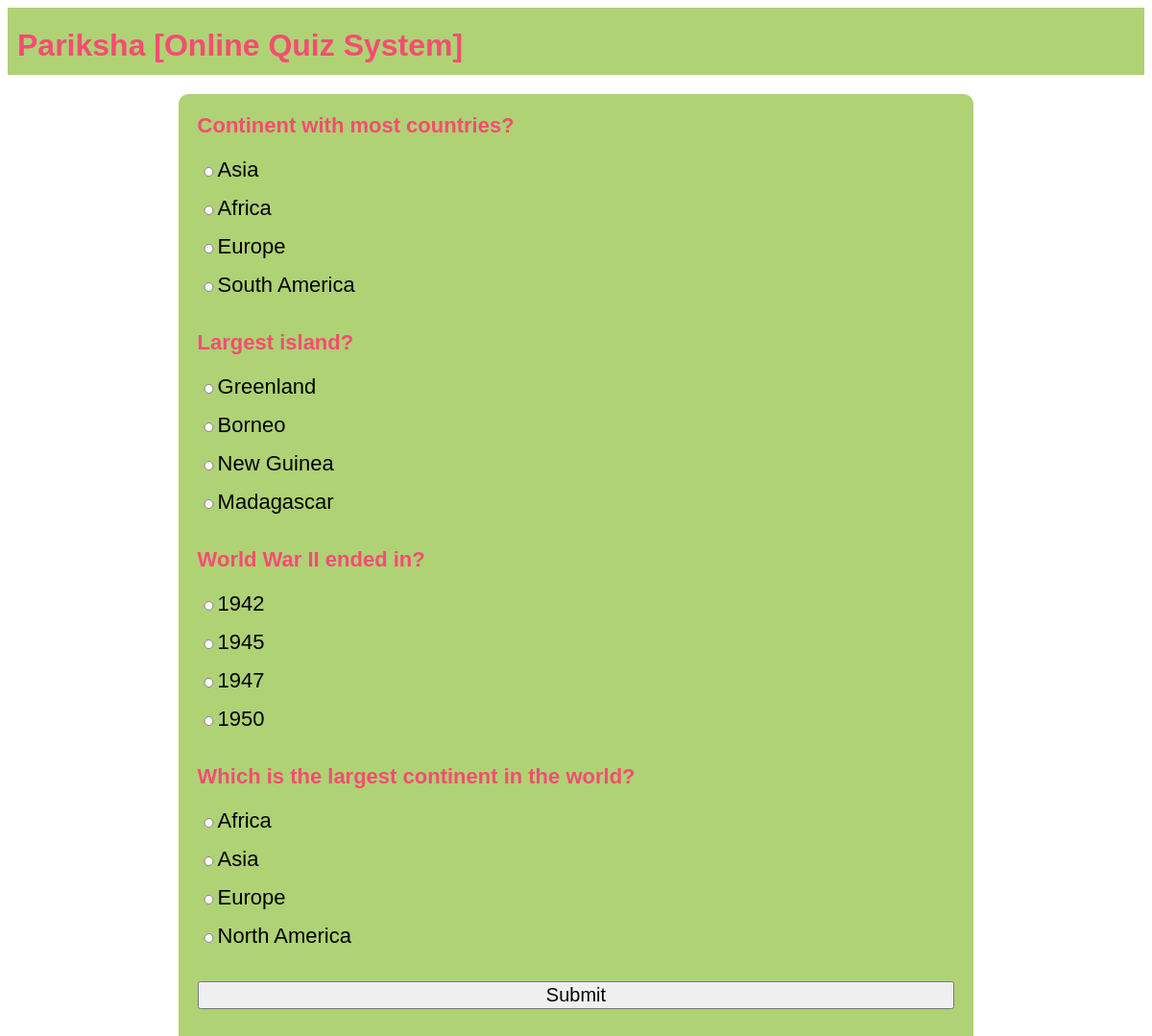
Screenshot of /ots/test-paper?n=4 with the database file from the repository.
### ots/models.py (models this page shows, shortened)
class Question(models.Model):
    qid=models.BigAutoField(primary_key=True,auto_created=True)
    que=models.TextField()
    a=models.CharField(max_length=255)
    b=models.CharField(max_length=255)
    c=models.CharField(max_length=255)
    d=models.CharField(max_length=255)
    ans=models.CharField(max_length=2)

### ots/views.py (the view)
# urls.py: path('test-paper',testpaper,name='testpaper'),
def testpaper(req):
    if ('name' not in req.session.keys()):
        res=HttpResponseRedirect('login')
    n=int(req.GET['n'])
    question_pool=list(Question.objects.all())
    random.shuffle(question_pool)
    questions_list=question_pool[:n]
    context={'questions':questions_list}
    res=render(req,'test_paper.html',context)
    return res

### ots/templates/test_paper.html (shortened to what this page needs)
{% extends "main.html" %}
{% block content %}
    <form action="{% url 'ots:calculateTest' %}" method="POST">
        {% for question in questions %}
        <div class="full-que">
                <div class="question">
                <b>{{question.que}}</b>
            </div>
            <div class="options"><input type="radio" name="q{{question.qid}}" value="A">{{question.a}}</div>
            <div class="options"><input type="radio" name="q{{question.qid}}" value="B">{{question.b}}</div>
            <div class="options"><input type="radio" name="q{{question.qid}}" value="C">{{question.c}}</div>
            <div class="options"><input type="radio" name="q{{question.qid}}" value="D">{{question.d}}</div>
        </div>
        {% endfor %}
        <div>
            <button type="submit">Submit</button>
        </div>
    </form>
{% endblock %}

### ots/static/theme.css (style rules this page uses)
* { font-family: 'Gill Sans', 'Gill Sans MT', Calibri, 'Trebuchet MS', sans-serif; }

### ots/static/formstyle.css (style rules this page uses)
form { box-sizing: border-box; padding: 20px; border-radius: 10px; background-color: #AFD275; display: table; width: 100%; }
input { display: block; width: 100%; margin-bottom: 20px; height: 30px; font-size: 22px; }
.question { color: #F64C72; font-size: 22px; margin-bottom: 20px; }
.options { font-size: 22px; }
.options input { display: inline; width: fit-content; height: 10px; }
.full-que { margin-bottom: 20px; }
button { display: block; width: 100%; margin-bottom: 20px; font-size: 20px; }

### rows the page displays
Question: que "Continent with most countries?", a "Asia", b "Africa", c "Europe", d "South America"
Question: que "Largest island?", a "Greenland", b "Borneo", c "New Guinea", d "Madagascar"
Question: que "World War II ended in?", a "1942", b "1945", c "1947", d "1950"
Question: que "Which is the largest continent in the world?", a "Africa", b "Asia", c "Europe", d "North America"
